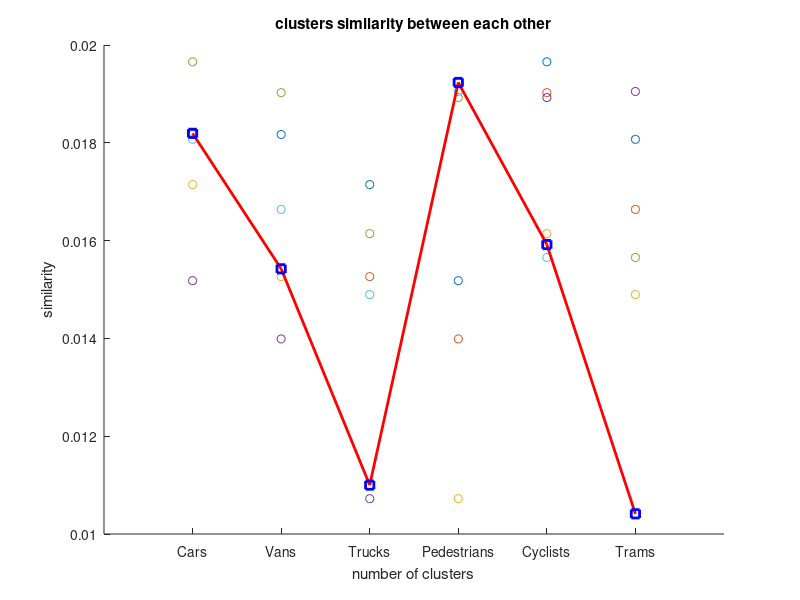

Source code (MATLAB): (Note: this script raises an error after producing the figure.)
num_class = 6;

addpath('rotateXlabels/');
mat = load('sim_kitti_histogram.dat','-ascii');
%distr = load('distr.dat', '-ascii');

diagonal = diag(mat);

for i = 1:1:num_class
    scatter(1:num_class, 1.0./mat(i,:));
    hold on;
end

LABELS =  { 'Cars', 'Vans','Trucks','Pedestrians', 'Cyclists','Trams'};

plot(1:1:num_class, 1.0./diagonal, '-rs','LineWidth',2,'MarkerEdgeColor','b');
hold on;
%scatter(1:1:51, distr, 'k');
xlim([0 7]);
title('clusters similarity between each other');
xlabel('number of clusters');
ylabel('similarity');

set(gca,'XTick',1:num_class);
set( gca(), 'XTickLabel', LABELS )
rotateXLabels( gca(), 45 )

